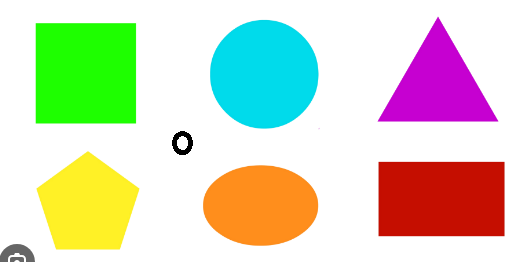
//> input picture resources_opencv/images/DetectColor1.PNG, 519 x 262 px
$ ./ColorSpaceLAB   (built with g++ and OpenCV 4)
//> lines starting //> are read from the running program, lines starting //| are printed output that depends on the picture
### LearnOpenCV_course/Control/dataPath.h

#include<string>
std::string DATA_PATH = "../resources_opencv";

### LearnOpenCV_course/Color/ColorSpace/ColorSpaceLAB.cpp
#include <iostream>
#include "dataPath.h"
#include <opencv2/opencv.hpp>
#include <opencv2/imgproc.hpp>

using namespace std;
using namespace cv;

int main()
{
// прочитать изображение в формате BGR
  Mat bgr = imread(DATA_PATH + "/images/DetectColor1.png");
//> bgr is the input picture: 262 rows x 519 cols, CV_8UC3; mean B, G, R 190.6, 216.2, 213.2

// конвертировать из bgr в формат LAB
  Mat labImage;
  cvtColor(bgr, labImage, COLOR_BGR2Lab);
//> labImage: 262 rows x 519 cols, CV_8UC3; mean of channels 0, 1, 2 226.7, 128.6, 142.3

  vector<Mat> channels(3);
  split(labImage, channels);
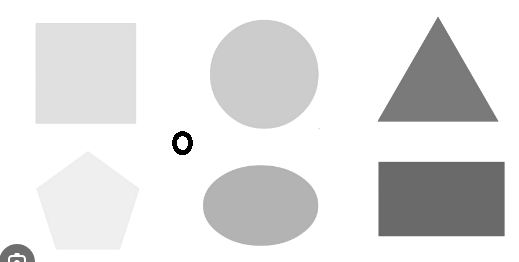
//> channels[0]: 262 rows x 519 cols, CV_8UC1; min 0, max 255, mean 226.7
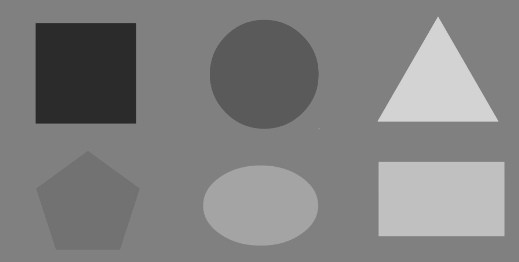
//> channels[1]: 262 rows x 519 cols, CV_8UC1; min 43, max 211, mean 128.6
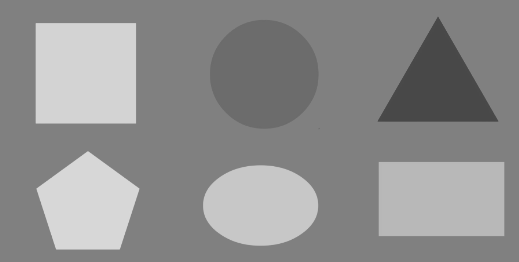
//> channels[2]: 262 rows x 519 cols, CV_8UC1; min 72, max 216, mean 142.3

  imshow("L Channel", channels[0]);
  imshow("A Channel", channels[1]);
  imshow("B Channel", channels[2]);
  waitKey(0);

  return 0;
}
